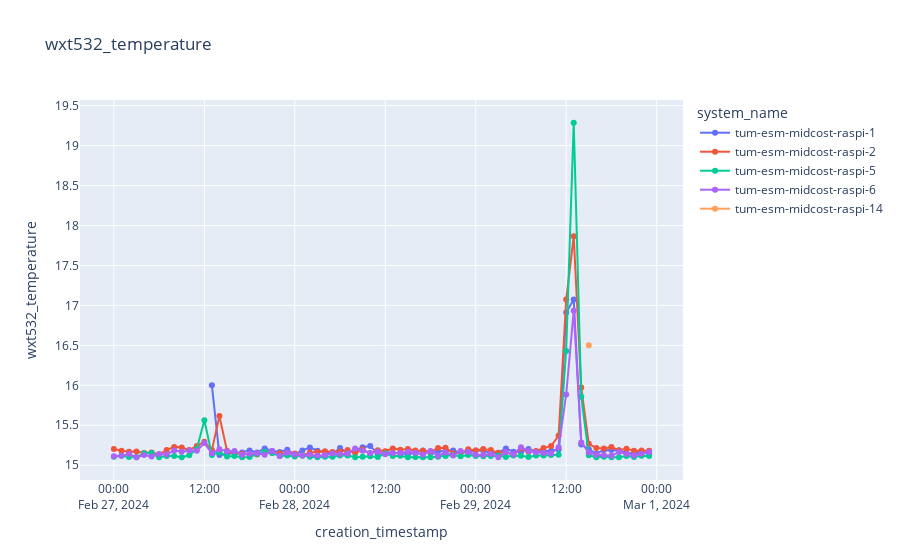

Notebook code for this chart:
### Code cell
plot_sensor_measurement(df_raw,sensor_id=[1,2,4,5,6,7,8,14,15],col_name="wxt532_temperature",filter=filter)
